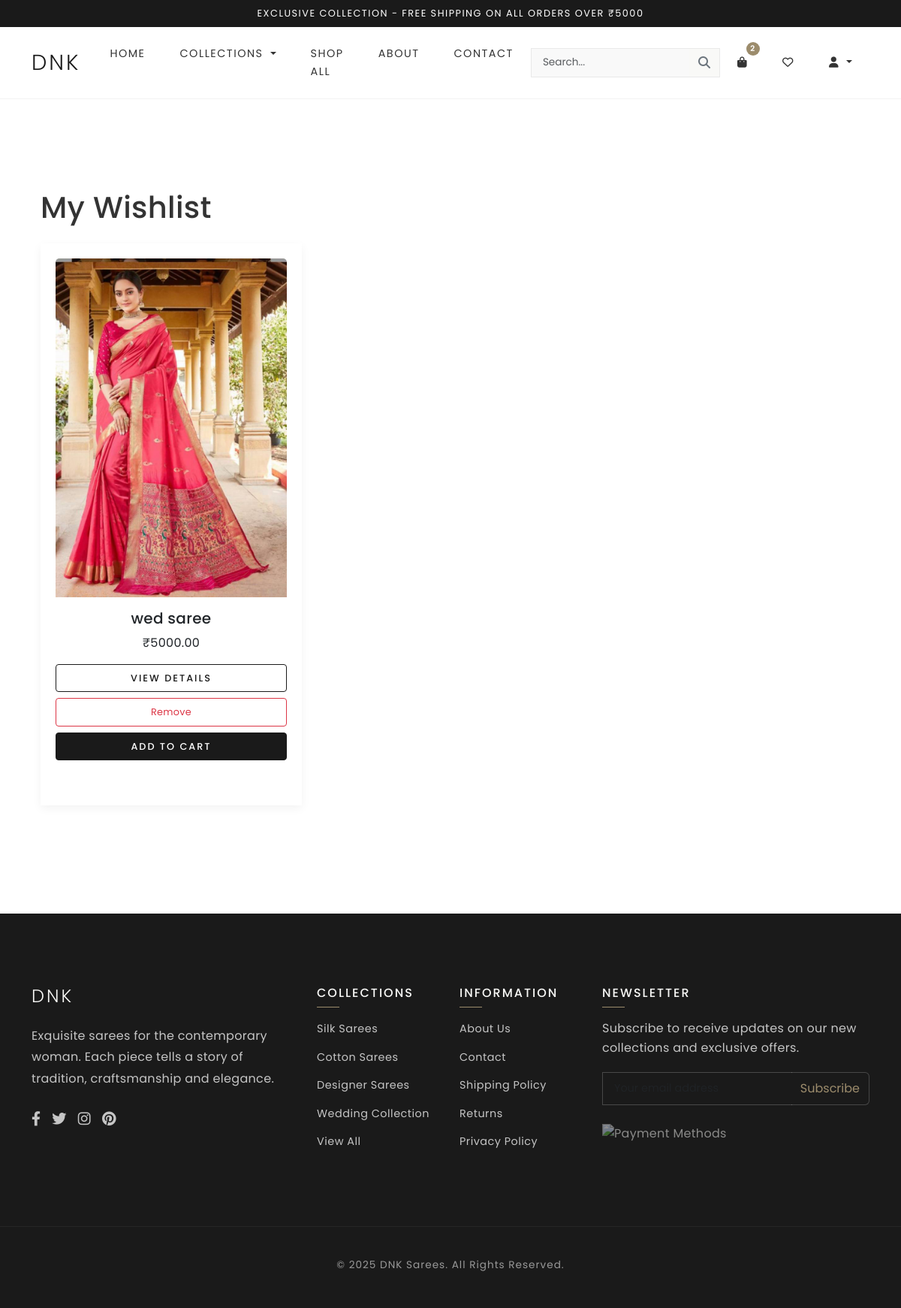
Screenshot of /wishlist/ (signed in) with the database file from the repository.
### store/models.py (models this page shows, shortened)
class Wishlist(models.Model):
    user = models.ForeignKey(User, on_delete=models.CASCADE, related_name='wishlist')
    product = models.ForeignKey(Product, on_delete=models.CASCADE)
    added_date = models.DateTimeField(auto_now_add=True)
    class Meta:
        unique_together = ('user', 'product')
        ordering = ['-added_date']

class Product(models.Model):
    FABRIC_CHOICES = (
        ('cotton', 'Cotton'),
        ('silk', 'Silk'),
        ('linen', 'Linen'),
        ('chiffon', 'Chiffon'),
        ('georgette', 'Georgette'),
        ('other', 'Other'),
    )
    name = models.CharField(max_length=200)
    slug = models.SlugField(unique=True, blank=True)
    description = models.TextField()
    price = models.DecimalField(max_digits=10, decimal_places=2)
    sale_price = models.DecimalField(max_digits=10, decimal_places=2, blank=True, null=True)
    image = models.ImageField(upload_to='product_images/')
    category = models.ForeignKey(Category, on_delete=models.CASCADE, related_name='products')
    brand = models.ForeignKey(Brand, on_delete=models.SET_NULL, null=True, blank=True, related_name='products')
    stock = models.PositiveIntegerField(default=0)
    fabric_type = models.CharField(max_length=20, choices=FABRIC_CHOICES, default='other')
    is_featured = models.BooleanField(default=False)
    on_sale = models.BooleanField(default=False)
    created_at = models.DateTimeField(auto_now_add=True)
    updated_at = models.DateTimeField(auto_now=True)

class Category(models.Model):
    name = models.CharField(max_length=100)
    slug = models.SlugField(unique=True, blank=True)
    image = models.ImageField(upload_to='category_images/', blank=True, null=True)
    description = models.TextField(blank=True, null=True)
    is_featured = models.BooleanField(default=False)
    class Meta:
        verbose_name_plural = "Categories"

### store/views.py (the view)
# urls.py: path('wishlist/', views.wishlist_view, name='wishlist'),
@login_required
def wishlist_view(request):
    wishlist_items = Wishlist.objects.filter(user=request.user)
    return render(request, 'store/wishlist.html', {'wishlist_items': wishlist_items})

### store/views.py (called while the page is built)
def global_context(request):
    return {
        'categories': Category.objects.all(),
        'featured_categories': Category.objects.filter(is_featured=True),
        'brands': Brand.objects.all(),
    }

### store/templates/store/wishlist.html (shortened to what this page needs)
{% extends 'store/base.html' %}
{% load static %}
{% block content %}
<div class="container my-5">
    <h1 class="mb-4">My Wishlist</h1>
    {% if wishlist_items %}
        <div class="row">
            {% for item in wishlist_items %}
                <div class="col-md-4 mb-4">
                    <div class="card product-card h-100">
                        <div class="card-body">
                            {% if item.product.image %}
                                <a href="{% url 'product_detail' item.product.id %}">
                                    <img src="{{ item.product.image.url }}" class="card-img-top product-img" alt="{{ item.product.name }}">
                                </a>
                            {% else %}
                                <a href="{% url 'product_detail' item.product.id %}">
                                    <img src="{% static 'store/images/no-image.jpg' %}" class="card-img-top product-img" alt="No image available">
                                </a>
                            {% endif %}
                            <h5 class="card-title mt-3">{{ item.product.name }}</h5>
                            <div class="price-container">
                                {% if item.product.on_sale %}
                                    <span class="original-price">₹{{ item.product.price }}</span>
                                    <span class="sale-price">₹{{ item.product.sale_price }}</span>
                                    <span class="discount-badge">
                                        {{ item.product.discount_percentage }}% OFF
                                    </span>
                                {% else %}
                                    <span class="regular-price">₹{{ item.product.price }}</span>
                                {% endif %}
                            </div>
                            <div class="mt-3">
                                <a href="{% url 'product_detail' item.product.id %}" class="btn btn-outline-primary btn-sm w-100 mb-2">View Details</a>
                                <a href="{% url 'remove_from_wishlist' item.id %}" class="btn btn-outline-danger btn-sm w-100 mb-2">Remove</a>
                                <form action="{% url 'add_to_cart' item.product.id %}" method="post" class="d-inline w-100">
                                    <button type="submit" class="btn btn-primary btn-sm w-100">Add to Cart</button>
                                </form>
                            </div>
                        </div>
                    </div>
                </div>
            {% endfor %}
        </div>
    {% endif %}
</div>
{% endblock %}

### store/templates/store/base.html (shortened to what this page needs)
{% load static %}
<!DOCTYPE html>
<html lang="en">
<head>
    <link href="https://cdn.jsdelivr.net/npm/bootstrap@5.3.0/dist/css/bootstrap.min.css" rel="stylesheet">
    <link rel="stylesheet" href="https://cdnjs.cloudflare.com/ajax/libs/font-awesome/6.4.0/css/all.min.css">
    <link rel="stylesheet" href="{% static 'store/style.css' %}">
</head>
<body>
    <div class="bg-dark text-white py-2">
        <div class="container text-center">
            <p class="mb-0" style="letter-spacing: 1.5px; font-size: 0.8rem; text-transform: uppercase;">Exclusive collection - Free shipping on all orders over ₹5000</p>
        </div>
    </div>
    <nav class="navbar navbar-expand-lg navbar-light py-3 sticky-top">
        <div class="container">
            <a class="navbar-brand" href="{% url 'home' %}">DNK</a>
        <div class="collapse navbar-collapse" id="navbarContent">
                <ul class="navbar-nav mx-auto">
                    <li class="nav-item"><a class="nav-link" href="{% url 'home' %}">Home</a></li>
                    <li class="nav-item dropdown">
                        <a class="nav-link dropdown-toggle" href="#" id="categoriesDropdown" role="button" data-bs-toggle="dropdown">
                            Collections
                        </a>
                    </li>
                    <li class="nav-item"><a class="nav-link" href="{% url 'search' %}">Shop All</a></li>
                    <li class="nav-item"><a class="nav-link" href="{% url 'about' %}">About</a></li>
                    <li class="nav-item"><a class="nav-link" href="{% url 'contact' %}">Contact</a></li>
                </ul>
                <form class="d-flex me-auto search-form" action="{% url 'search' %}" method="GET">
                    <div class="input-group">
                        <input type="search" name="q" class="form-control" placeholder="Search...">
                        <button class="btn btn-outline-secondary" type="submit">
                            <i class="fas fa-search"></i>
                        </button>
                    </div>
                </form>
            <ul class="navbar-nav ms-auto">
                {% if user.is_authenticated %}
                        <li class="nav-item">
                            <a class="nav-link cart-icon" href="{% url 'view_cart' %}">
                                <i class="fas fa-shopping-bag"></i>
                                <span class="cart-count">
                                    {% with cart_count=request.user.cart_items.count %}
                                    {{ cart_count }}
                                    {% endwith %}
                                </span>
                            </a>
                        </li>
                        <li class="nav-item">
                            <a class="nav-link" href="{% url 'wishlist' %}">
                                <i class="far fa-heart"></i>
                            </a>
                        </li>
                        <li class="nav-item dropdown">
                            <a class="nav-link dropdown-toggle" href="#" id="userDropdown" role="button" data-bs-toggle="dropdown">
                                <i class="fas fa-user"></i>
                            </a>
                        </li>
                {% else %}
                    <li class="nav-item"><a class="nav-link" href="{% url 'login' %}">Login</a></li>
                    <li class="nav-item"><a class="nav-link" href="{% url 'register' %}">Register</a></li>
                {% endif %}
            </ul>
            </div>
        </div>
    </nav>
    <div class="container my-5 py-4">
        {% block content %}{% endblock %}
    </div>
    <footer class="pt-5">
        <div class="container py-5">
            <div class="row">
                <div class="col-lg-4 col-md-6 mb-5 mb-md-0">
                    <h3 class="text-uppercase mb-4" style="font-weight: 300; letter-spacing: 3px; font-size: 1.5rem;">DNK</h3>
                    <p class="mb-4" style="color: #c5c5c5; line-height: 1.8;">Exquisite sarees for the contemporary woman. Each piece tells a story of tradition, craftsmanship and elegance.</p>
                    <div class="social-icons mb-4">
                        <a href="#"><i class="fab fa-facebook-f"></i></a>
                        <a href="#"><i class="fab fa-twitter"></i></a>
                        <a href="#"><i class="fab fa-instagram"></i></a>
                        <a href="#"><i class="fab fa-pinterest"></i></a>
                    </div>
                </div>
                <div class="col-lg-2 col-md-6 mb-5 mb-md-0">
                    <h5 class="footer-title">Collections</h5>
                    <ul class="footer-links">
                        {% for category in categories|slice:":5" %}
                        <li><a href="{% url 'category' category.slug %}">{{ category.name }}</a></li>
                        {% endfor %}
                        <li><a href="{% url 'search' %}">View All</a></li>
                    </ul>
                </div>
                <div class="col-lg-2 col-md-6 mb-5 mb-md-0">
                    <h5 class="footer-title">Information</h5>
                    <ul class="footer-links">
                        <li><a href="{% url 'about' %}">About Us</a></li>
                        <li><a href="{% url 'contact' %}">Contact</a></li>
                        <li><a href="#">Shipping Policy</a></li>
                        <li><a href="#">Returns</a></li>
                        <li><a href="#">Privacy Policy</a></li>
                    </ul>
                </div>
                <div class="col-lg-4 col-md-6">
                    <h5 class="footer-title">Newsletter</h5>
                    <p style="color: #c5c5c5; margin-bottom: 20px;">Subscribe to receive updates on our new collections and exclusive offers.</p>
                    <form class="mb-3">
                        <div class="input-group">
                            <input type="email" class="form-control bg-transparent border-end-0" placeholder="Your email address" style="border-color: rgba(255,255,255,0.2); color: #fff;">
                            <button class="btn btn-outline-secondary border-start-0" type="submit" style="border-color: rgba(255,255,255,0.2); color: var(--secondary-color);">Subscribe</button>
                        </div>
                    </form>
                    <div class="mt-4">
                        <img src="{% static 'store/images/payment-methods.png' %}" alt="Payment Methods" class="img-fluid" style="max-height: 24px; opacity: 0.5;">
                    </div>
                </div>
            </div>
        </div>
        <div class="copyright">
            <div class="container text-center">
                <p>© {% now "Y" %} DNK Sarees. All Rights Reserved.</p>
            </div>
        </div>
    </footer>
</body>
</html>

### store/static/store/style.css (style rules this page uses)
:root { --primary-color: #1a1a1a; --secondary-color: #9c8c6c; --accent-color: #d4c8a8; --light-bg: #f9f9f7; --dark-bg: #1a1a1a; --text-color: #333; --light-text: #fff; --border-radius: 0px; --box-shadow: 0 4px 12px rgba(0, 0, 0, 0.05); --transition: all 0.3s ease; --primary-color-rgb: 26, 26, 26; --secondary-color-rgb: 156, 140, 108; }
body { font-family: 'Poppins', 'Segoe UI', sans-serif; color: var(--text-color); background-color: #fff; overflow-x: hidden; letter-spacing: 0.02em; line-height: 1.6; }
.navbar { padding: 20px 0; background-color: transparent !important; box-shadow: none; border-bottom: 1px solid rgba(0,0,0,0.05); transition: all 0.3s ease; }
.navbar-brand { font-weight: 300; font-size: 1.8rem; color: var(--primary-color) !important; letter-spacing: 3px; text-transform: uppercase; }
.nav-link { color: var(--text-color) !important; font-weight: 400; margin: 0 15px; transition: var(--transition); font-size: 0.9rem; text-transform: uppercase; letter-spacing: 1.5px; }
.cart-icon { position: relative; }
.cart-count { position: absolute; top: -8px; right: -8px; background-color: var(--secondary-color); color: white; border-radius: 50%; width: 18px; height: 18px; display: flex; justify-content: center; align-items: center; font-size: 0.65rem; font-weight: 600; }
.bg-dark { background-color: var(--dark-bg) !important; }
.btn-primary { background-color: var(--primary-color); border-color: var(--primary-color); padding: 12px 30px; font-weight: 400; transition: var(--transition); border-radius: var(--border-radius); text-transform: uppercase; letter-spacing: 2px; font-size: 0.85rem; }
.btn-outline-primary { color: var(--primary-color); border-color: var(--primary-color); padding: 12px 30px; font-weight: 400; transition: var(--transition); border-radius: var(--border-radius); text-transform: uppercase; letter-spacing: 2px; font-size: 0.85rem; }
.product-card { border: none; border-radius: var(--border-radius); overflow: hidden; box-shadow: var(--box-shadow); transition: var(--transition); margin-bottom: 40px; height: 100%; position: relative; background-color: white; padding: 0; display: flex; flex-direction: column; }
.product-card img { height: 100%; object-fit: cover; width: 100%; transition: transform 0.7s ease; }
.product-card .card-body { padding: 20px; display: flex; flex-direction: column; flex: 1; text-align: center; }
.product-card .btn { border-radius: 4px; padding: 8px 15px; transition: all 0.2s ease; font-size: 0.8rem; }
.product-card .btn-outline-primary { background-color: white; font-weight: 500; flex-basis: 50%; }
.product-card .btn-primary { font-weight: 500; width: 100%; }
footer { background-color: var(--dark-bg); padding: 70px 0 30px; color: #f9f9f7; }
.footer-title { font-size: 1rem; font-weight: 500; margin-bottom: 25px; letter-spacing: 2px; text-transform: uppercase; position: relative; }
.footer-title:after { content: ''; position: absolute; left: 0; bottom: -10px; width: 30px; height: 1px; background-color: var(--secondary-color); }
.footer-links { list-style: none; padding: 0; margin: 0; }
.footer-links li { margin-bottom: 12px; }
.footer-links a { color: #c5c5c5; text-decoration: none; transition: var(--transition); font-size: 0.9rem; letter-spacing: 0.5px; }
.social-icons { display: flex; gap: 15px; }
.social-icons a { color: #c5c5c5; font-size: 1.2rem; transition: var(--transition); }
.copyright { padding-top: 40px; margin-top: 40px; border-top: 1px solid rgba(255,255,255,0.05); font-size: 0.85rem; color: #999; letter-spacing: 1px; }
.search-form .form-control { border-radius: 0; border: 1px solid #e9e9e9; font-size: 0.85rem; padding: 8px 15px; background-color: #f9f9f9; }
.search-form .btn { border-radius: 0; background-color: var(--light-bg); border: 1px solid #e9e9e9; border-left: none; }
.form-control, .form-select { border-radius: 0; padding: 10px 15px; border: 1px solid #e0e0e0; font-size: 0.9rem; }

### rows the page displays
Wishlist: product.image (picture), product.name "wed saree", product.price "5000.00"
Category: name "Silk Sarees"
Category: name "Cotton Sarees"
Category: name "Designer Sarees"
Category: name "Wedding Collection"

### other values shown
{{ cart_count }} "2"
